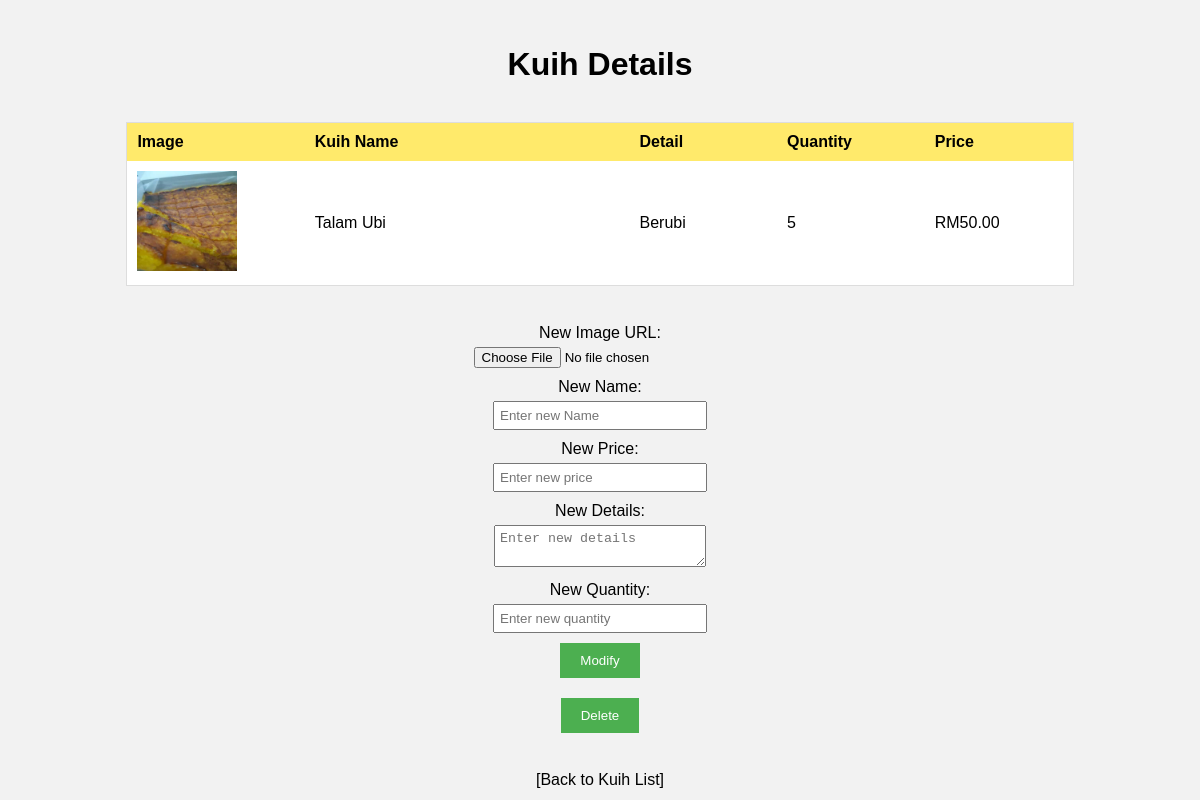
The app's page /admins/viewKuih.php?kuihId=8 with its own data.
### tables this page shows
CREATE TABLE `products` (
  `id` int(100) NOT NULL,
  `name` varchar(100) NOT NULL,
  `details` varchar(500) NOT NULL,
  `price` decimal(10,2) DEFAULT NULL,
  `quantity` int(10) NOT NULL DEFAULT 0,
  `image` varchar(100) NOT NULL
);

### admins/viewkuih.php (the view, shortened to what this page needs)
<?php
include("../include/db_connect.php");
if (isset($_GET['kuihId'])) {
    $productId = mysqli_real_escape_string($dbc, $_GET['kuihId']);
    $query = "SELECT * FROM products WHERE id = '$productId'";
    $result = mysqli_query($dbc, $query);
    if (mysqli_num_rows($result) > 0) {
        $row = mysqli_fetch_assoc($result);
        $kuihName = $row['name'];
        $kuihDetails = $row['details'];
        $kuihPrice = $row['price'];
        $quantity = $row['quantity'];
        ?>
        <!DOCTYPE html>
        <html lang="en">
        <head>
            <link rel="stylesheet" href="https://use.fontawesome.com/releases/v5.4.2/css/all.css">
        </head>
        <body>
            <br>
            <h1>Kuih Details</h1>
            <br>
            <table align="center">
                <tr style="background-color: #ffea6b;">
                    <th style="width: 90px;">Image</th>
                    <th style="width: 200px;">Kuih Name</th>
                    <th style="width: 80px;">Detail</th>
                    <th style="width: 80px;">Quantity</th>
                    <th style="width: 80px;">Price</th>
                </tr>
                <tr>
                    <td><?php echo '<img src="../img/', $row['image'], '" >'; ?></td>
                    <td><?php echo $kuihName; ?></td>
                    <td><?php echo $kuihDetails; ?></td>
                    <td><?php echo $quantity; ?></td>
                    <td>RM<?php echo $kuihPrice; ?></td>
                </tr>
            </table>
            <br>
            <form method="post" action="modifyKuih.php">
                <label for="newImage">New Image URL:</label>
                <input type="file" id="newImage" name="newImage" placeholder="Enter new image ">
                <label for="newName">New Name:</label>
                <input type="text" id="newName" name="newName" placeholder="Enter new Name">
                <label for="newPrice">New Price:</label>
                <input type="text" id="newPrice" name="newPrice" placeholder="Enter new price">
                <label for="newDetails">New Details:</label>
                <textarea id="newDetails" name="newDetails" placeholder="Enter new details"></textarea>
                <label for="newQuantity">New Quantity:</label>
                <input type="text" id="newQuantity" name="newQuantity" placeholder="Enter new quantity"><br>
                <input type="submit" name="modify" value="Modify">
            </form>
            <form method="post" action="deleteKuih.php">
                <input type="submit" name="delete" value="Delete" onclick="return confirmation()">
            </form>
            <br>
            <a href="listKuih.php"><center>[Back to Kuih List]</center></a>
        </body>
        </html>
    <?php
    } else {
        echo "Product not found.";
    }
} else {
    echo "Invalid request. Please provide a product ID.";
}
?>

### admins/viewkuih.php (style rules this page uses)
body { font-family: Arial, sans-serif; background-color: #f2f2f2; }
h1 { text-align: center; margin-top: 20px; }
table { margin: 0 auto; border-collapse: collapse; width: 80%; background-color: #ffffff; border: 1px solid #dddddd; }
th { background-color: #ffea6b; padding: 10px; text-align: left; }
td { padding: 10px; text-align: left; }
img { max-width: 100px; height: auto; }
form { margin-top: 20px; text-align: center; }
label { display: block; margin-bottom: 5px; }
input[type="text"], textarea { width: 200px; padding: 5px; margin-bottom: 10px; }
input[type="file"] { margin-bottom: 10px; }
input[type="submit"] { padding: 10px 20px; background-color: #4caf50; color: #ffffff; border: none; cursor: pointer; }
a { display: block; text-align: center; margin-top: 20px; color: #000000; text-decoration: none; }

### records on screen
products: image (picture), name "Talam Ubi", details "Berubi", quantity "5", price "50.00"
